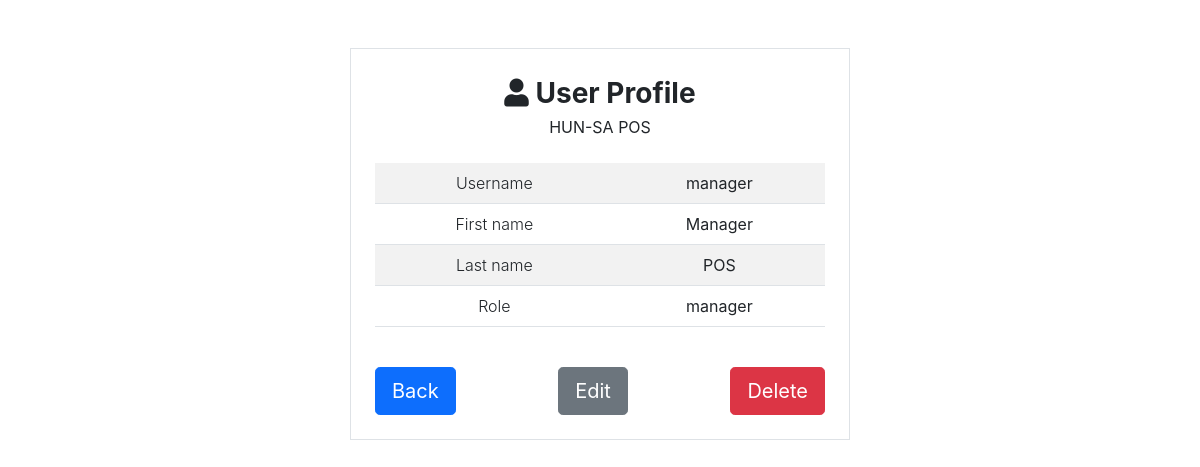
The app's page /pos_hunsa/public/index.php?pg=profile&id=1 (signed in) with its own data.
### tables this page shows
CREATE TABLE `users` (
  `id` int(11) NOT NULL,
  `username` varchar(30) NOT NULL,
  `password` varchar(255) NOT NULL,
  `firstname` text NOT NULL,
  `lastname` text NOT NULL,
  `role` varchar(20) NOT NULL
);

### pos_hunsa/app/core/init.php (called while the page is built, shortened)
<?php
require "../app/core/functions.php";
require "../app/core/database.php";
require "../app/core/model.php";
function my_function($classname)
{
	$filename = "../app/models/".ucfirst($classname) . ".php";
}

### pos_hunsa/app/core/model.php (called while the page is built, shortened)
<?php
class Model extends Database
{
	public function first($data)
	{
		$keys = array_keys($data);
		$query = "select * from $this->table where ";
		foreach ($keys as $key) {
			$query .= "$key = :$key && ";
		}
		$query = trim($query,"&& ");
		$db = new Database;
		if($res = $db->query($query,$data))
		{
			return $res[0];
		}
		return false;
	}
}

### pos_hunsa/app/core/database.php (called while the page is built)
<?php
class Database
{
	private function db_connect(){
		$DBHOST = "localhost";
		$DBNAME = "pos_hunsa";
		$DBUSER = "root";
		$DBPASS = "";
		$DBDRIVER = "mysql";
		try{
			$con = new PDO("$DBDRIVER:host=$DBHOST;dbname=$DBNAME",$DBUSER,$DBPASS);
		}catch(PDOException $e){
			echo $e->getMessage();
		}
		return $con;
	}
	public function query($query,$data = array())
	{
		$con = $this->db_connect();
		$smt = $con->prepare($query);
		$check = $smt->execute($data);
		if($check)
		{
			$result = $smt->fetchAll(PDO::FETCH_ASSOC);
			if(is_array($result) && count($result) > 0){
				return $result;
			}
		}
		return false;
	}
}

### pos_hunsa/app/core/functions.php (called while the page is built, shortened)
<?php
function esc($str)
{
	return htmlspecialchars($str);
}

### pos_hunsa/app/views/auth/profile.view.php (the view, shortened to what this page needs)
<div class="container-fluid border col-lg-5 col-md-6 mt-5 p-4" >
	<?php if(is_array($row)):?>
		<div class="justfy-content-center mb-4">
			<h3><i class="fa fa-user"></i> User Profile</h3>
			<div><?=esc(APP_NAME)?></div>
		</div>
		<table class="table table-hover table-striped">
			<tr>
				<th>Username</th><td><?=$row['username']?></td>
			</tr>
			<tr>
				<th>First name</th><td><?=$row['firstname']?></td>
			</tr>
			<tr>
				<th>Last name</th><td><?=$row['lastname']?></td>
			</tr>
			<tr>
				<th>Role</th><td><?=$row['role']?></td>
			</tr>
		</table>
		<br>
		<a href="index.php?pg=admin&tab=users">
			<button type="button" class="btn btn-primary btn-lg float-start">Back</button>
		</a>
		<a href="index.php?pg=edit-user&id=<?=$row['id']?>">
			<button type="button" class="btn btn-secondary btn-lg">Edit</button>
		</a>
		<a href="index.php?pg=delete-user&id=<?=$row['id']?>" class="float-end">
			<button type="button" class="btn btn-danger btn-lg float-end">Delete</button>
		</a>
	<?php else:?>
		<div class="alert alert-danger text-center">That user was not found!</div>
	<?php endif;?>
</div>

### pos_hunsa/public/assets/css/main.css (style rules this page uses)
body a { text-decoration: none; }

### records on screen
users: username "manager", firstname "Manager", lastname "POS", role "manager"

### other values on screen
APP_NAME "HUN-SA POS"
